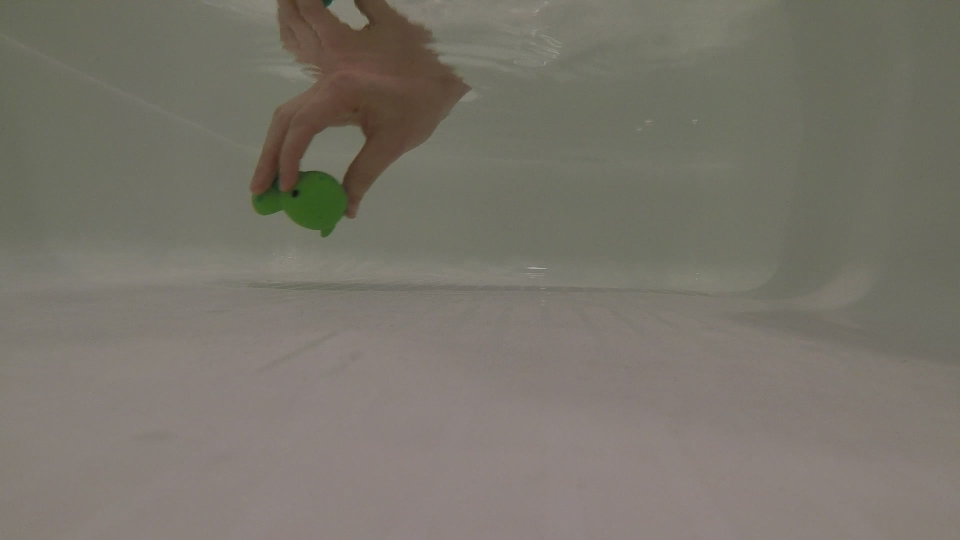
#> input picture lab15/turtle_frames/gopro01419.jpg, 1920 x 1080 px, given in place of gopro01418.jpg, which was not available (shown at 1/2 size)
$ python detect_turtle.py
#> lines starting #> are read from the running program, lines starting #| are printed output that depends on the picture; after the words box and inside, x2 and y2 are one past the last pixel; in counts of white or black regions, pixels touching at a corner belong together; long printed decimals are rounded; pictures that were not available may be replaced by others from this repository, and a replacement may not be noted
### lab15/calculate_angles.py
import cv2
import numpy as np
import matplotlib.pyplot as plt

def sensor_position(pix_x, pix_y, res_x=3280, res_y=2464): # res_x = img.shape[0]; res_y = img.shape[1]
    x = 3.68 # length of camera sensor in mm
    y = 2.76 # height of camera sensor in mm
    # adjust pixel coordinate system so (0, 0) is in the center of the camera sensor,
    # not at the corner of the pixel frame
    sensor_pos_x_pixel = pix_x - res_x / 2
    sensor_pos_y_pixel = pix_y - res_y / 2
    sensor_pos_x = round(sensor_pos_x_pixel * x / res_x, 5)
    sensor_pos_y = round(sensor_pos_y_pixel * y / res_y, 5)
    return (sensor_pos_x, sensor_pos_y) # position of point on the sensor (mm)

def get_angles(sensor_pos):
    sensor_pos_x, sensor_pos_y = sensor_pos
    f = 3.04 # mm. f: focal length
    # r = f * tanθ
    # θ = arctan(r / f)
    horizontal_angle = np.arctan2(sensor_pos_x, f) * 180 / np.pi
    vertical_angle = np.arctan2(sensor_pos_y, f) * 180 / np.pi
    return (horizontal_angle, vertical_angle)

### lab15/detect_turtle.py
import numpy as np
import cv2
import matplotlib.pyplot as plt
from calculate_angles import sensor_position, get_angles

def detect_turtle(img):
    imhsv = cv2.cvtColor(img, cv2.COLOR_BGR2HSV)
    imhsv = cv2.boxFilter(imhsv, -1, (10, 10))
    img_thresh_hue = np.logical_and(imhsv[:,:,0] > 35, imhsv[:,:,0] < 255)
    img_thresh_sat = np.logical_and(imhsv[:,:,1] > 110, imhsv[:,:,1] < 200)
    img_thresh_HS = np.logical_and(img_thresh_hue, img_thresh_sat)
    # The value threshold doesn't help that much with detecting the turtle,
    # so we don't need to include it
    img_filter = cv2.boxFilter(img_thresh_HS.astype(int), -1, (50,50), normalize=False)
    thresh = 1000 # Q: How do we choose this threshhold. Manually test.
    center = np.average((np.argwhere(img_filter>thresh)), axis=0)
    # ^ get average pixel positions of where the pixels were greater than threshold
    center = np.flip(center) # argwhere returns indices with y first, then x.
    angles = get_angles(sensor_position(center[0], center[1]))
    return center, angles

fig, ax = plt.subplots()
for frame_num in range(1418, 1518):
    img = cv2.imread(f'turtle_frames/gopro{frame_num:05d}.jpg') # 05d means 5 digits will appear
#> img is the input picture: shape (1080, 1920, 3); mean B, G, R 106.5, 116.4, 120.5
    img = cv2.resize(img, (640, 480))
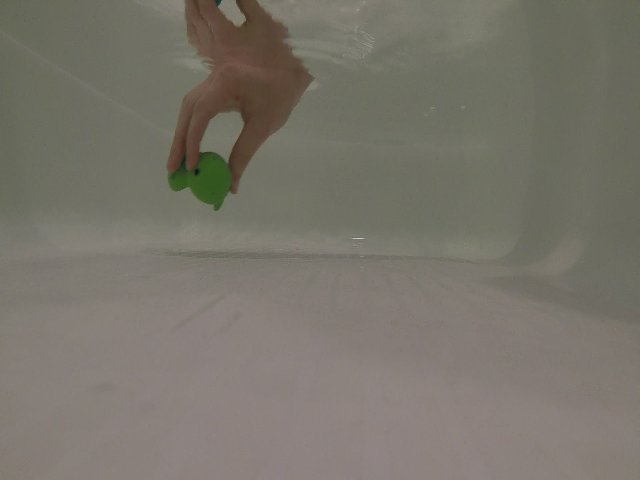
#> img: shape (480, 640, 3); mean B, G, R 106.5, 116.4, 120.5
    center, angles = detect_turtle(img)
#> in detect_turtle, `imhsv = cv2.cvtColor(img, cv2.COLOR_BGR2HSV)`: imhsv: shape (480, 640, 3); mean H, S, V 21.9, 32.2, 121.2
#> in detect_turtle, `imhsv = cv2.boxFilter(imhsv, -1, (10, 10))`: imhsv: shape (480, 640, 3); mean H, S, V 21.9, 32.2, 121.2
#> in detect_turtle, `img_thresh_hue = np.logical_and(imhsv[:,:,0] > 35, imhsv[:,:,0] < 255)`:
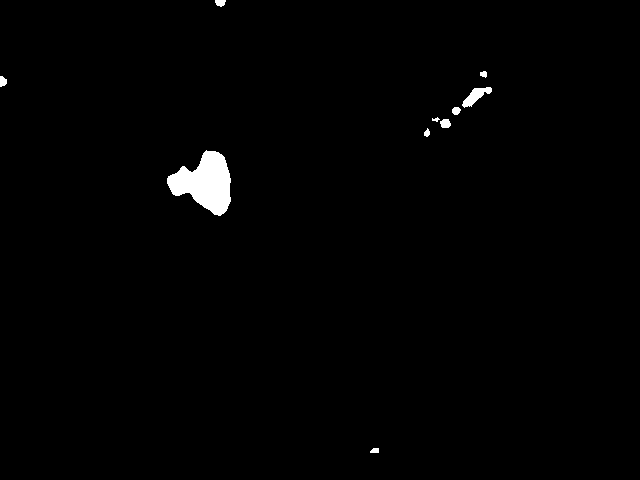
#> img_thresh_hue: shape (480, 640) bool; 1% white; 10 white regions, largest, box (x1, y1, x2, y2) and area: (167, 150, 231, 216) 2494, (462, 87, 492, 108) 277, (440, 119, 451, 128) 80
#> in detect_turtle, `img_thresh_sat = np.logical_and(imhsv[:,:,1] > 110, imhsv[:,:,1] < 200)`:
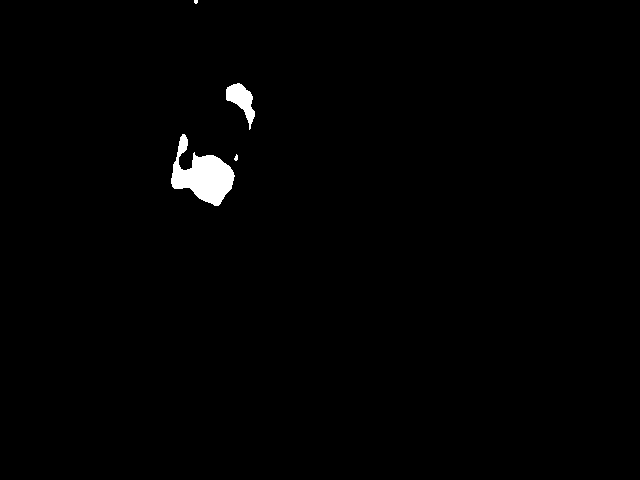
#> img_thresh_sat: shape (480, 640) bool; 0.96% white; 4 white regions (2 under 20 px), largest, box (x1, y1, x2, y2) and area: (171, 134, 235, 206) 2282, (226, 83, 255, 130) 624
#> in detect_turtle, `img_thresh_HS = np.logical_and(img_thresh_hue, img_thresh_sat)`:
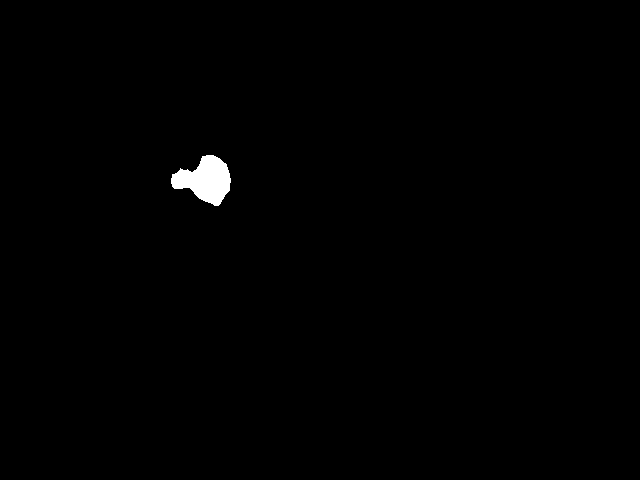
#> img_thresh_HS: shape (480, 640) bool; 0.6% white; 1 white region, box (x1, y1, x2, y2) and area: (171, 155, 231, 206) 1839
#> in detect_turtle, `img_filter = cv2.boxFilter(img_thresh_HS.astype(int), -1, (50,50), nor..`:
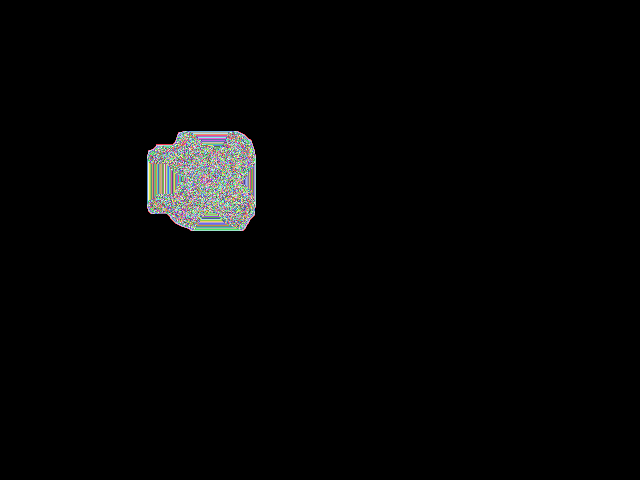
#> img_filter: shape (480, 640) int32; 1592 distinct labels, from 0 to 1696; one colour per label, 0 black
#> in detect_turtle, `center = np.average((np.argwhere(img_filter>thresh)), axis=0)`: center = [180.1, 206.6]
#> in detect_turtle, `center = np.flip(center)`: center = [206.6, 180.1]
#> in sensor_position, `sensor_pos_x_pixel = pix_x - res_x / 2`: sensor_pos_x_pixel = -1433.4
#> in sensor_position, `sensor_pos_y_pixel = pix_y - res_y / 2`: sensor_pos_y_pixel = -1051.9
#> in sensor_position, `sensor_pos_x = round(sensor_pos_x_pixel * x / res_x, 5)`: sensor_pos_x = -1.61
#> in sensor_position, `sensor_pos_y = round(sensor_pos_y_pixel * y / res_y, 5)`: sensor_pos_y = -1.18
#> in get_angles, `sensor_pos_x, sensor_pos_y = sensor_pos`: sensor_pos_x = -1.61; sensor_pos_y = -1.18
#> in get_angles, `horizontal_angle = np.arctan2(sensor_pos_x, f) * 180 / np.pi`: horizontal_angle = -27.88
#> in get_angles, `vertical_angle = np.arctan2(sensor_pos_y, f) * 180 / np.pi`: vertical_angle = -21.18
#> in detect_turtle, `angles = get_angles(sensor_position(center[0], center[1]))`: angles = (-27.88, -21.18)
#> center = [206.6, 180.1]; angles = (-27.88, -21.18)
    print(angles)
#| (-27.879, -21.185)
    ax.clear()
    ax.imshow(img)
    ax.plot(center[0], center[1], 'bo')
    plt.pause(0.001)
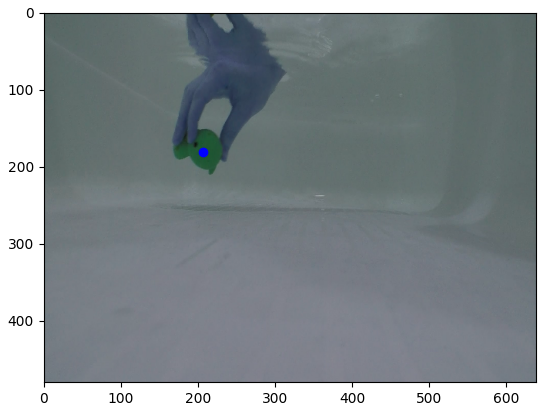
#> figure drawn by matplotlib, 1 panel; B, G, R data is drawn as R, G, B
#> pass 3 of the loop `for frame_num in range(1418, 1518):`:
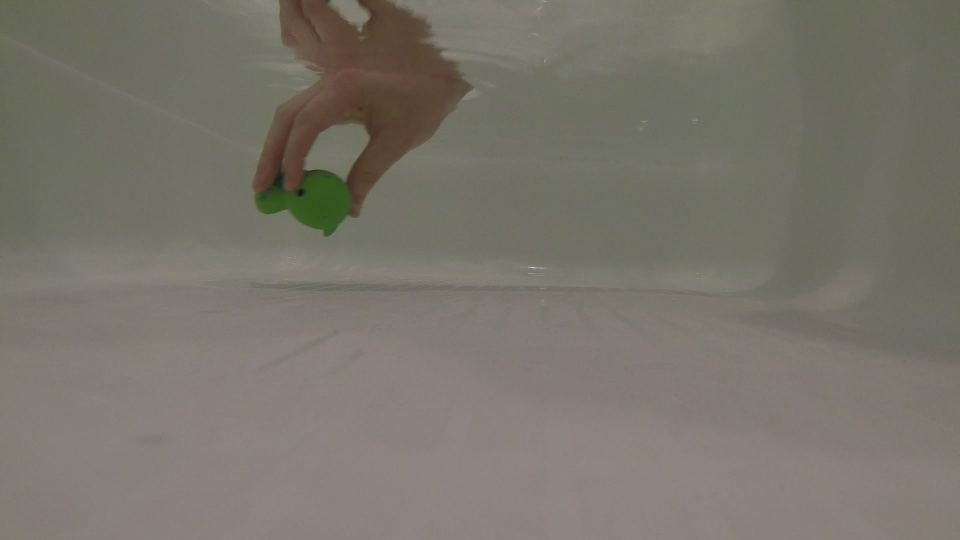
#> input picture lab15/turtle_frames/gopro01420.jpg, 1920 x 1080 px (shown at 1/2 size)
#> img is the input picture: shape (1080, 1920, 3); mean B, G, R 106.8, 116.6, 120.7
#> img: shape (480, 640, 3)
#> img_thresh_hue: shape (480, 640) bool; 1% white; 7 white regions, largest, box (x1, y1, x2, y2) and area: (168, 150, 234, 215) 2546, (463, 78, 488, 102) 218, (0, 97, 9, 108) 77
#> img_thresh_sat: shape (480, 640) bool; 0.99% white; 5 white regions, box (x1, y1, x2, y2) and area: (173, 124, 236, 206) 2347, (228, 82, 255, 111) 450, (237, 145, 247, 163) 133, (249, 112, 256, 126) 59, (196, 0, 202, 8) 39
#> img_thresh_HS: shape (480, 640) bool; 0.61% white; 1 white region, box (x1, y1, x2, y2) and area: (173, 154, 234, 206) 1871
#> in detect_turtle (call 3), `img_filter = cv2.boxFilter(img_thresh_HS.astype(int), -1, (50,50), nor..`:
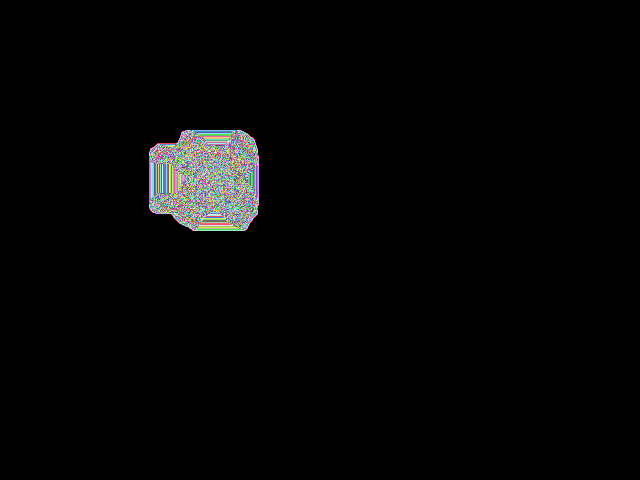
#> img_filter: shape (480, 640) int32; 1609 distinct labels, from 0 to 1687; one colour per label, 0 black
#> in detect_turtle (call 3), `center = np.average((np.argwhere(img_filter>thresh)), axis=0)`: center = [179.3, 209.3]
#> in detect_turtle (call 3), `center = np.flip(center)`: center = [209.3, 179.3]
#> in detect_turtle (call 3), `angles = get_angles(sensor_position(center[0], center[1]))`: angles = (-27.83, -21.2)
#> `center, angles = detect_turtle(img)`: center = [209.3, 179.3]; angles = (-27.83, -21.2)
#| (-27.835, -21.199)
#> `plt.pause(0.001)`:
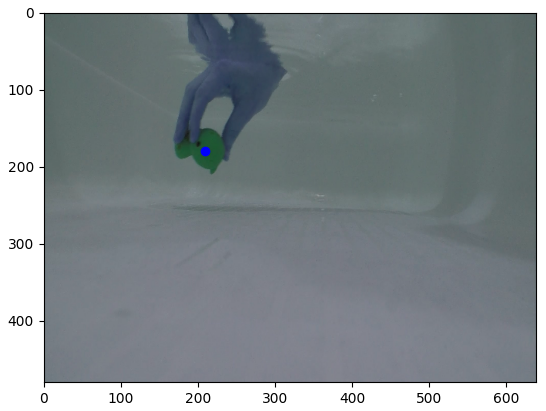
#> figure drawn by matplotlib, 1 panel; B, G, R data is drawn as R, G, B
#> (the run stopped early here; a loop or call above may not have finished)
